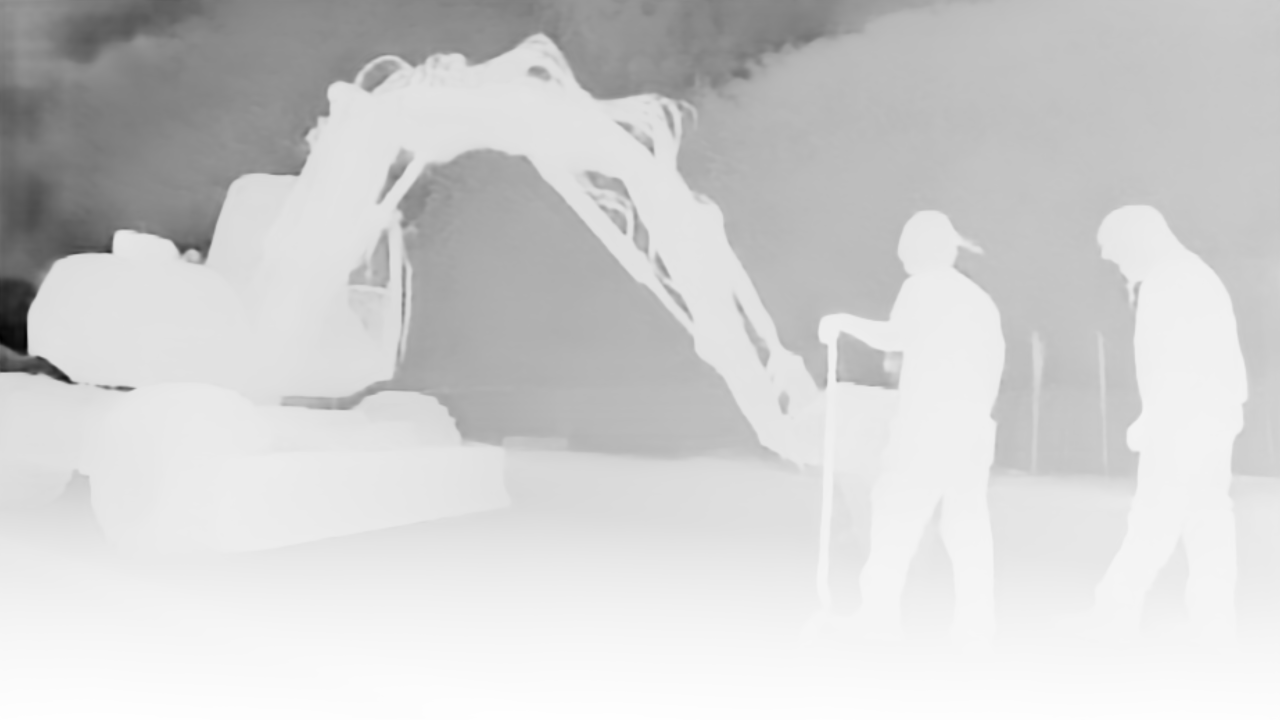
#> input picture videos/depth/original_image_plat.png, 3840 x 2160 px, found by its file name (shown at 1/3 size)
$ python resize.py
#> lines starting #> are read from the running program, lines starting #| are printed output that depends on the picture
import cv2
import numpy as np

'''
cv2.INTER_AREA  |  Shrinking  |  Minimizes distortion while downscaling.

cv2.INTER_LINEAR  |  General resizing  |  Balances speed and quality

cv2.INTER_CUBIC  |  Enlarging  |  Higher quality for upscaling

cv2.INTER_NEAREST  |  Fast resizing  |  Quick but lower quality
'''

img = cv2.imread("/home/lucas/Documents/computer_vision/videos/original_image_plat.png")
#> img is the input picture: shape (2160, 3840, 3); min 0, max 255, mean 208.1

img = cv2.resize(img, None, fx=0.1, fy=0.1, interpolation=cv2.INTER_AREA)
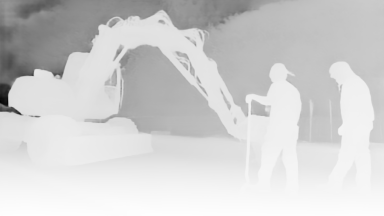
#> img: shape (216, 384, 3); min 3, max 254, mean 208.1

img = cv2.resize(img, (100,50))
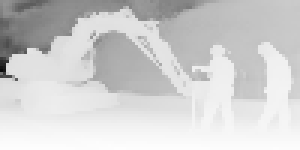
#> img: shape (50, 100, 3) (shown 3 times larger); min 10, max 254, mean 208

cv2.imshow("Original Image", img)
cv2.waitKey(0)
cv2.destroyAllWindows()
